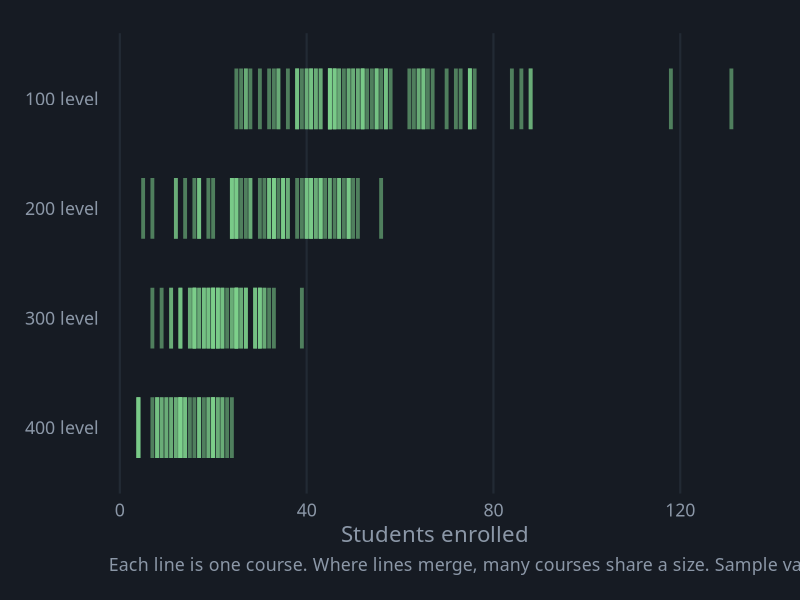
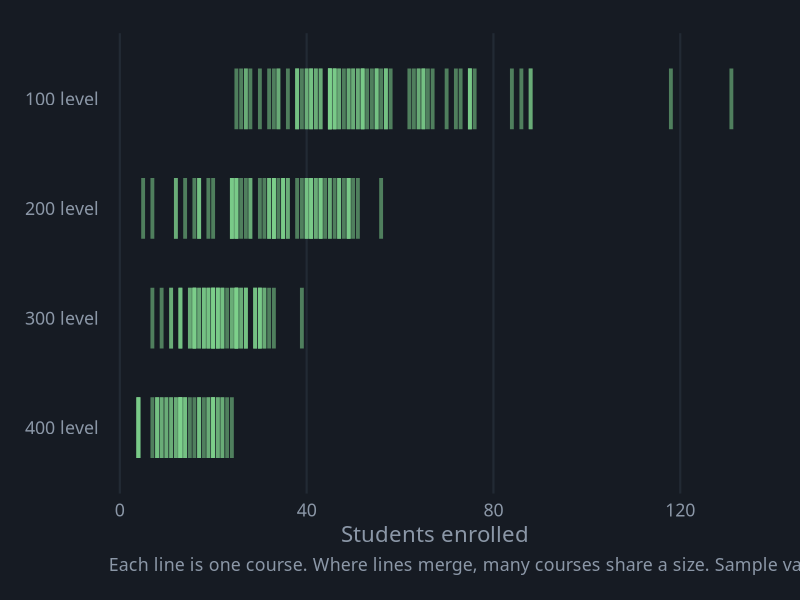

R code for these plots, in order:
# Barcode Plot
# Question: Where does every course's enrollment fall along one axis?
# Put this script and barcode.csv in the same folder, then in RStudio choose
# Session > Set Working Directory > To Source File Location.

library(tidyverse)

# ---- Gallery look: dark background, soft gray text ----
font <- "IBM Plex Sans"   # use "sans" if IBM Plex Sans is not installed
ink  <- "#8B97A7"

theme_gallery <- function() {
  theme_minimal(base_size = 16, base_family = font) +
    theme(
      plot.background  = element_rect(fill = "#161B23", color = NA),
      panel.grid       = element_line(color = "#222A34"),
      panel.grid.minor = element_blank(),
      text             = element_text(color = ink),
      axis.text        = element_text(color = ink),
      legend.position  = "top",
      legend.title     = element_blank(),
      plot.margin      = margin(24, 28, 18, 18)
    )
}

df <- read_csv("barcode.csv", show_col_types = FALSE) |>
  mutate(level = fct_rev(fct_inorder(level)))   # 100 level at the top

p <- ggplot(df, aes(x = enrollment, y = level)) +
  # each course is one thin, see-through line; dense spots look solid
  geom_point(shape = "|", size = 16, color = "#7FD18C", alpha = 0.55) +
  scale_x_continuous(breaks = seq(0, 240, 40)) +
  labs(x = "Students enrolled", y = NULL,
       caption = "Each line is one course. Where lines merge, many courses share a size. Sample values.") +
  theme_gallery() +
  theme(panel.grid.major.y = element_blank(), plot.caption = element_text(color = ink, hjust = 0))

ggsave("barcode.png", p, width = 9, height = 6, dpi = 200)
p
